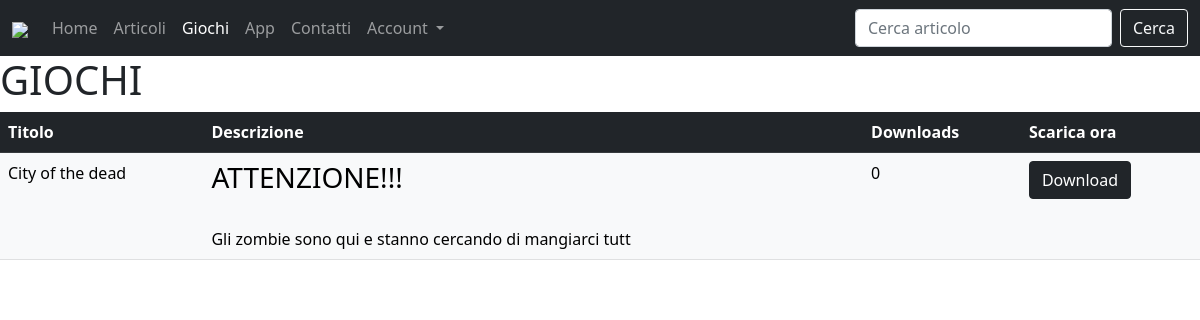
The page /games/ on the database as committed earlier.
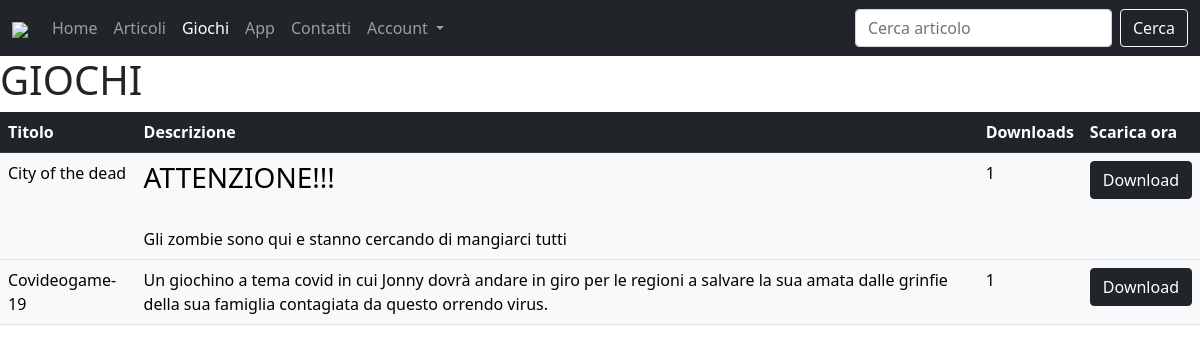
The same page on the database as committed later.
### model.py (models this page shows, shortened)
class Gioco(db.Model):
    __tablename__ = "giochi"
    titolo = db.Column("titolo_gioco", db.String(255), primary_key=True)
    data_pubblicazione = db.Column("data_pubblicazione", db.Date)
    nome_file = db.Column("nome_file", db.String(255))
    downloads = db.Column("downloads", db.Integer)
    descrizione = db.Column("descrizione_gioco", db.Text)

### videogames.py (the view)
@games.route("/")
def index():
    if request.args.get("filename"):
        return redirect(url_for("games.download", filename=request.args.get("filename")))
    else:
        data=Gioco.query.all()
        if "username" in session:
            return render_template("games.html", data=data, name=session["username"])
        else:
            return render_template("games.html", data=data, name="")

### templates/games.html (shortened to what this page needs)
{% extends "template.html" %}
{% block head %}
  {{super()}}
{% endblock %}
{% block menu %}
  {{super()}}
{% endblock %}
{% block content %}
  <h1>GIOCHI</h1>
    <table class="table">
      <tr class="table-dark">
        <th>Titolo</th>
        <th>Descrizione</th>
        <th>Downloads</th>
        <th>Scarica ora</th>
      </tr>
      {%for f in data%}
        <tr class="table-light">
          <td>{{f.titolo}}</td>
          <td>{{f.descrizione|safe}}</td>
          <td>{{f.downloads}}</td>
          <td><a style="color: blue;" href="/games/?filename={{f.nome_file}}"><button class="btn btn-dark">Download</button></a></td>
        </tr>
      {%endfor%}
    </table>
{% endblock %}

### templates/template.html (shortened to what this page needs)
<!DOCTYPE html>
<html lang="it">
<head>
    {% block head %}
    <link href="https://cdn.jsdelivr.net/npm/bootstrap@5.0.0-beta2/dist/css/bootstrap.min.css" rel="stylesheet">
    {% endblock %}
</head>
<body>
    {% block menu %}
    <nav class="navbar sticky-top navbar-expand-lg navbar-dark bg-dark">
      <div class="container-fluid">
          <a class="navbar-brand" href="{{url_for('index')}}"><img width="100px" src="{{url_for('static', filename='images/VHLOGO.png')}}"></a>
          <div class="collapse navbar-collapse" id="navbarNavAltMarkup">
            <div class="navbar-nav">
              {% block menuitems %}
                {% if request.path == "/" %}
                  <a class="nav-link active" aria-current="page" href="{{url_for('index')}}">Home</a>
                  <a class="nav-link" href="{{url_for('articles')}}">Articoli</a>
                  <a class="nav-link" href="{{url_for('games.index')}}">Giochi</a>
                  <a class="nav-link" href="#">App</a>
                  <a class="nav-link" href="{{url_for('contacts')}}">Contatti</a>
                {% elif request.path == "/games/" %}
                  <a class="nav-link" aria-current="page" href="{{url_for('index')}}">Home</a>
                  <a class="nav-link" href="{{url_for('articles')}}">Articoli</a>
                  <a class="nav-link active" href="{{url_for('games.index')}}">Giochi</a>
                  <a class="nav-link" href="#">App</a>
                  <a class="nav-link" href="{{url_for('contacts')}}">Contatti</a>
                {% elif request.path == "/admin/dashboard" %}
                  <li><a class="nav-link active" href="{{url_for('admin.index')}}">Pannello di controllo</a></li>
                  <li><a class="nav-link" href="{{url_for('files.index')}}">Visualizza file caricati</a></li>
                {% elif request.path == "/files/"%}
                  <li><a class="nav-link" href="{{url_for('admin.dashboard')}}">Pannello di controllo</a></li>
                  <li><a class="nav-link active" href="{{url_for('files.index')}}">Visualizza file caricati</a></li>
                {% endif %}
              {% endblock %}
              <li class="nav-item dropdown">
                <a class="nav-link dropdown-toggle" href="#" id="navbarDropdown" role="button" data-bs-toggle="dropdown" aria-expanded="false">
                  Account
                </a>
            </li>
          </div>
        </div>
        {% block searchbar %}
          <form class="d-flex" action="/articles" method="GET">
            <input class="form-control me-2" type="search" name="titolo" placeholder="Cerca articolo" aria-label="Cerca">
            <button class="btn btn-outline-light" type="submit">Cerca</button>
          </form>
        {% endblock %}
      </div>
    </nav>
      {% endblock %}
      {% block content %}{% endblock %}
</body>
</html>

Rows that differ between the two databases and show on the page:
changed Gioco "City of the dead": descrizione "ATTENZIONE!!! Gli zombie sono qui e stanno cercando di mangiarci tutt" → "ATTENZIONE!!! Gli zombie sono qui e stanno cercando di mangiarci tutti"; downloads "0" → "1"
added Gioco: titolo "Covideogame-19", descrizione "Un giochino a tema covid in cui Jonny dovrà andare in giro per le regioni a salvare la sua amata dalle grinfie della sua famiglia contagiata da questo orrendo virus.", downloads "1"
